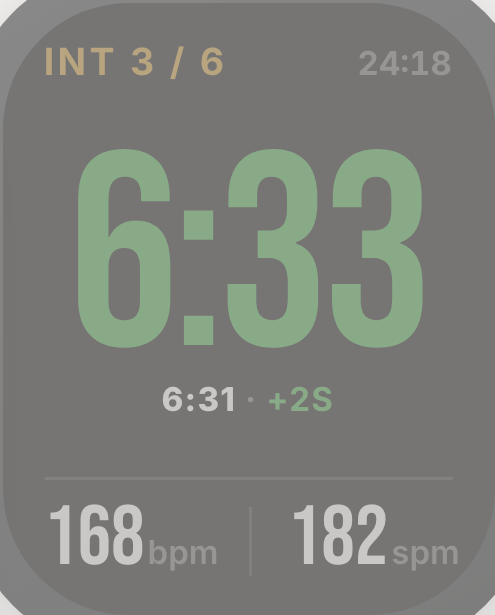
#> input picture scripts/watch/refs/always-on-dimmed.png, 495 x 615 px
$ python geom.py refs/always-on-dimmed.png
#> lines starting #> are read from the running program, lines starting #| are printed output that depends on the picture
#!/usr/bin/env python3
"""Geometry audit of rendered boards. Checks the pixels, not the source.

Every rule here is one that was broken by code that read as correct:
  · content ran past the right margin because a width model over-charged and
    a later fix under-charged
  · a full-width control ran into the corner curve
  · two pieces of grey text ended up beside the system clock

Margins are Apple's, from WatchLayout: 46mm content box x=15 y=18 w=178 h=212.
The clock's own strip is excluded because the app does not draw it.
"""
import sys, glob, os
from PIL import Image, ImageFilter, ImageChops

SCALE = 2                      # screenshot px per point
# 2026-08-25 · the box is now per-device, because the gate only ever rendered
# a 46mm and 46mm is the ROOMIEST content width the app ships (178pt against
# 163 at 44mm). A board can pass here and overflow on a smaller wrist, which is
# the "reads as coverage" shape this repo has already paid for once.
# Override with WATCH_BOX="left,top,w,h".
import os as _os
_box = _os.environ.get("WATCH_BOX")
if _box:
    LEFT, TOP, W, H = (float(v) for v in _box.split(","))
else:
    LEFT, TOP, W, H = 15, 18, 178, 212
RIGHT = LEFT + W               # 193
BOTTOM = TOP + H               # 230
CLOCK_STRIP = 44               # pt: top band the system clock owns
BLUR = 3                       # px radius of the high pass
# The high pass leaves a halo the width of its own radius, so an edge that
# lands exactly on the margin measures a point and a half outside it. The
# full-width pill does exactly that by design — it spans 15..193 on a 46mm,
# which IS the content box — so the tolerance is the halo, not slack.
TOL = BLUR / SCALE + 0.5

# Slack on the bottom edge only. See the argument at the check below.
BOTTOM_SLACK = 14

fails = 0
near_bottom = []
for p in sorted(sys.argv[1:]):
    name = os.path.basename(p)[:-4]
    im = Image.open(p).convert('L'); Wpx, Hpx = im.size
#> after `im = Image.open(p).convert('L')`:
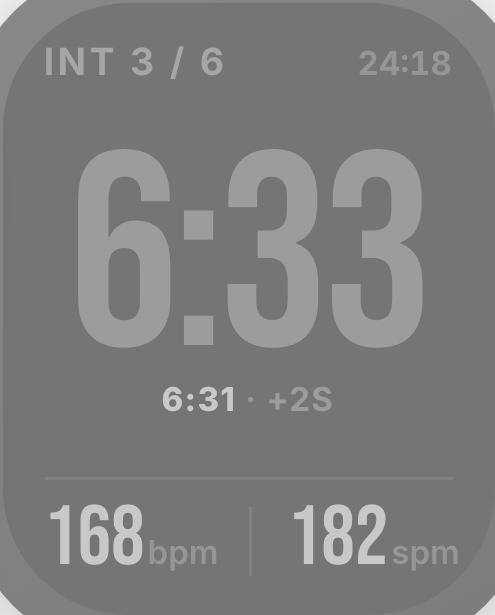
#> im: PIL image 495x615 L; min 116, max 234, mean 125
#> after `Wpx, Hpx = im.size`: Wpx = 495; Hpx = 615

    # FOREGROUND ONLY, via a high pass.
    #
    # Measuring raw luminance counted the lobby's own ramp as content, so
    # every full-bleed board reported as overflowing on all four sides — a
    # check that fires on eleven correct boards teaches you to ignore it.
    #
    # Type is high-frequency and a ramp is not, so subtracting a blurred copy
    # leaves the glyphs and drops the ground. This works on black boards and
    # lit ones with the same threshold, which a luminance cut cannot: amber
    # text sits at 182 and a green ramp at 137, too close to separate.
    hp = ImageChops.difference(im, im.filter(ImageFilter.BoxBlur(BLUR)))
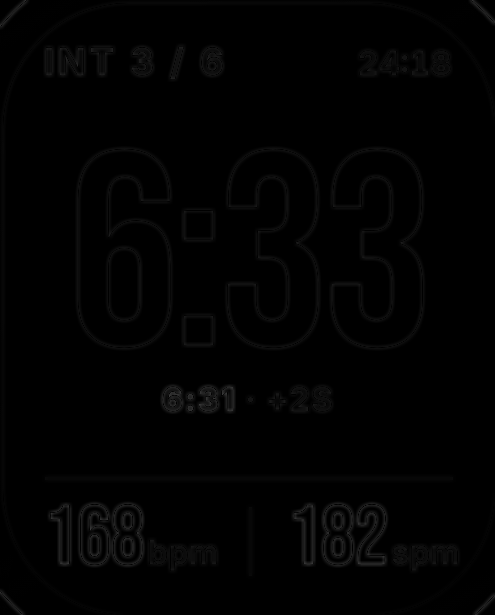
#> hp: PIL image 495x615 L; min 0, max 59, mean 1.8
    px = hp.load()
    minx, maxx, miny, maxy = 10**9, -1, 10**9, -1
    for y in range(Hpx):
        # skip the clock strip entirely: it is the system's, not ours
        if y < CLOCK_STRIP * SCALE:
            continue
        for x in range(Wpx):
            if px[x, y] > 60:
                if x < minx: minx = x
                if x > maxx: maxx = x
                if y < miny: miny = y
                if y > maxy: maxy = y
#> after the loop, maxx = -1; maxy = -1; minx = 1000000000; miny = 1000000000
    if maxx < 0:
        print(f"  {name:<12} EMPTY"); continue
    l, r = minx/SCALE, maxx/SCALE
    t, b = miny/SCALE, maxy/SCALE
    msgs = []
    if r > RIGHT + TOL:  msgs.append(f"RIGHT OVERFLOW {r:.1f} > {RIGHT}")
    if l < LEFT - TOL: msgs.append(f"LEFT OVERFLOW {l:.1f} < {LEFT}")
    # THE BOTTOM IS NOT HELD TO THE SAME LINE AS THE SIDES, and that was
    # undocumented until 2026-08-25. `BOTTOM_SLACK` exists because the control
    # boards legitimately own the bottom edge — the pill is placed against it
    # by Apple's own guide — so holding them to the content box would fire on
    # correct boards, which is the thing that teaches you to ignore a check.
    #
    # But it is slack, not truth. A board inside BOTTOM+slack is NOT "inside
    # Apple's content box", and printing that sentence made the gate claim
    # more than it checked. Anything past the strict line is now named as
    # NEAR-BOTTOM: not a failure, because tightening it needs the per-board
    # argument the sides already have, and visible, because `summary` clearing
    # it by 12pt is the known "last row sliced" defect hiding in the slack.
    strict_bottom = b > BOTTOM + TOL
    if b > BOTTOM + BOTTOM_SLACK + TOL:
        msgs.append(f"BOTTOM OVERFLOW {b:.1f} > {BOTTOM}")
    flag = "  ".join(msgs)
    if flag: fails += 1
    elif strict_bottom:
        near_bottom.append((name, b))
        flag = f"near-bottom {b:.1f} > {BOTTOM}"
    print(f"  {name:<12} x {l:6.1f}..{r:6.1f}   y {t:6.1f}..{b:6.1f}   {flag}")

if fails:
    print(f"\n{fails} board(s) out of bounds")
elif near_bottom:
    names = ", ".join(f"{n} {v:.1f}" for n, v in near_bottom)
    print(f"\nall boards inside the sides; {len(near_bottom)} past the strict "
          f"bottom {BOTTOM} within the {BOTTOM_SLACK}pt control allowance: {names}")
else:
    print("\nall boards inside Apple's content box")
sys.exit(1 if fails else 0)
#> (the program exits here)
